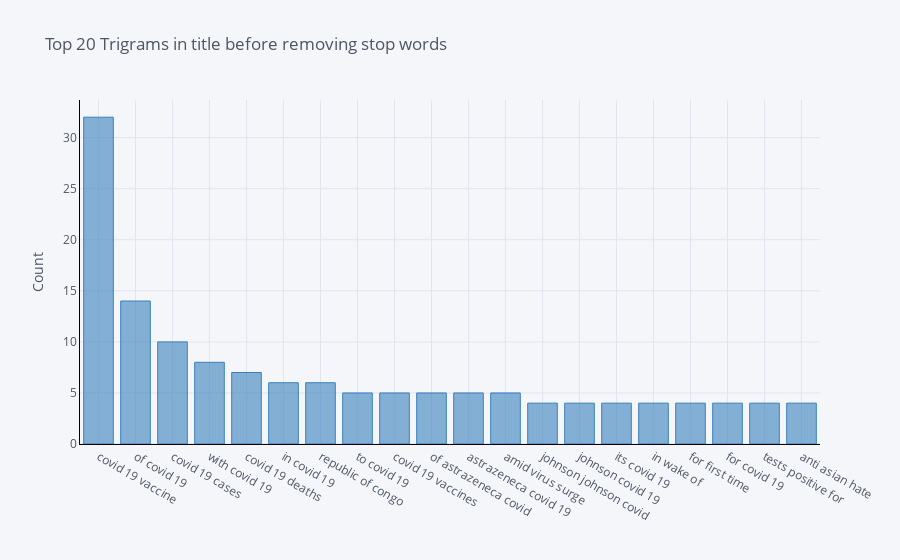

Notebook code cell kept with this figure:
### Code cell
def get_top_n_bigram(corpus, n=None):
    vec = CountVectorizer(ngram_range=(3, 3)).fit(corpus)
    bag_of_words = vec.transform(corpus)
    sum_words = bag_of_words.sum(axis=0) 
    words_freq = [(word, sum_words[0, idx]) for word, idx in vec.vocabulary_.items()]
    words_freq =sorted(words_freq, key = lambda x: x[1], reverse=True)
    return words_freq[:n]
common_words = get_top_n_bigram(df['title'], 20)
df3 = pd.DataFrame(common_words, columns = ['title' , 'count'])
df3.groupby('title').sum()['count'].sort_values(ascending=False).iplot(
    kind='bar', yTitle='Count', linecolor='black', title='Top 20 Trigrams in title before removing stop words',
    color='blue')

### Figure 1 — Plotly figure (JSON) as saved in the notebook; plotly's stock layout.template omitted (floating-point values rounded to 4 significant figures)
{"data": [{"marker": {"color": "rgba(55, 128, 191, 0.6)", "line": {"color": "rgba(55, 128, 191, 1.0)", "width": 1}}, "name": "count", "orientation": "v", "text": "", "type": "bar", "x": ["covid 19 vaccine", "of covid 19", "covid 19 cases", "with covid 19", "covid 19 deaths", "in covid 19", "republic of congo", "to covid 19", "covid 19 vaccines", "of astrazeneca covid", "astrazeneca covid 19", "amid virus surge", "johnson johnson covid", "johnson covid 19", "its covid 19", "in wake of", "for first time", "for covid 19", "tests positive for", "anti asian hate"], "y": [32, 14, 10, 8, 7, 6, 6, 5, 5, 5, 5, 5, 4, 4, 4, 4, 4, 4, 4, 4]}], "layout": {"legend": {"bgcolor": "#F5F6F9", "font": {"color": "#4D5663"}}, "paper_bgcolor": "#F5F6F9", "plot_bgcolor": "#F5F6F9", "title": {"font": {"color": "#4D5663"}, "text": "Top 20 Trigrams in title before removing stop words"}, "xaxis": {"gridcolor": "#E1E5ED", "linecolor": "black", "showgrid": true, "tickfont": {"color": "#4D5663"}, "title": {"font": {"color": "#4D5663"}, "text": ""}, "zerolinecolor": "#E1E5ED"}, "yaxis": {"gridcolor": "#E1E5ED", "linecolor": "black", "showgrid": true, "tickfont": {"color": "#4D5663"}, "title": {"font": {"color": "#4D5663"}, "text": "Count"}, "zerolinecolor": "#E1E5ED"}}}
